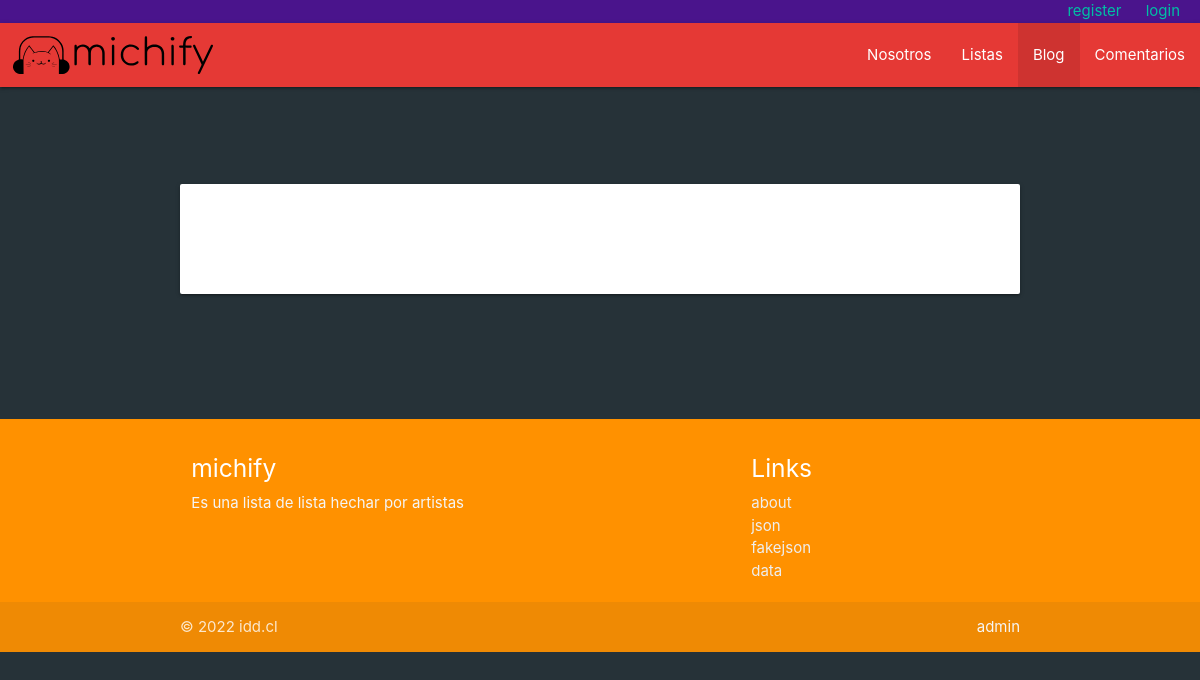
Before: /blog with the older database file.
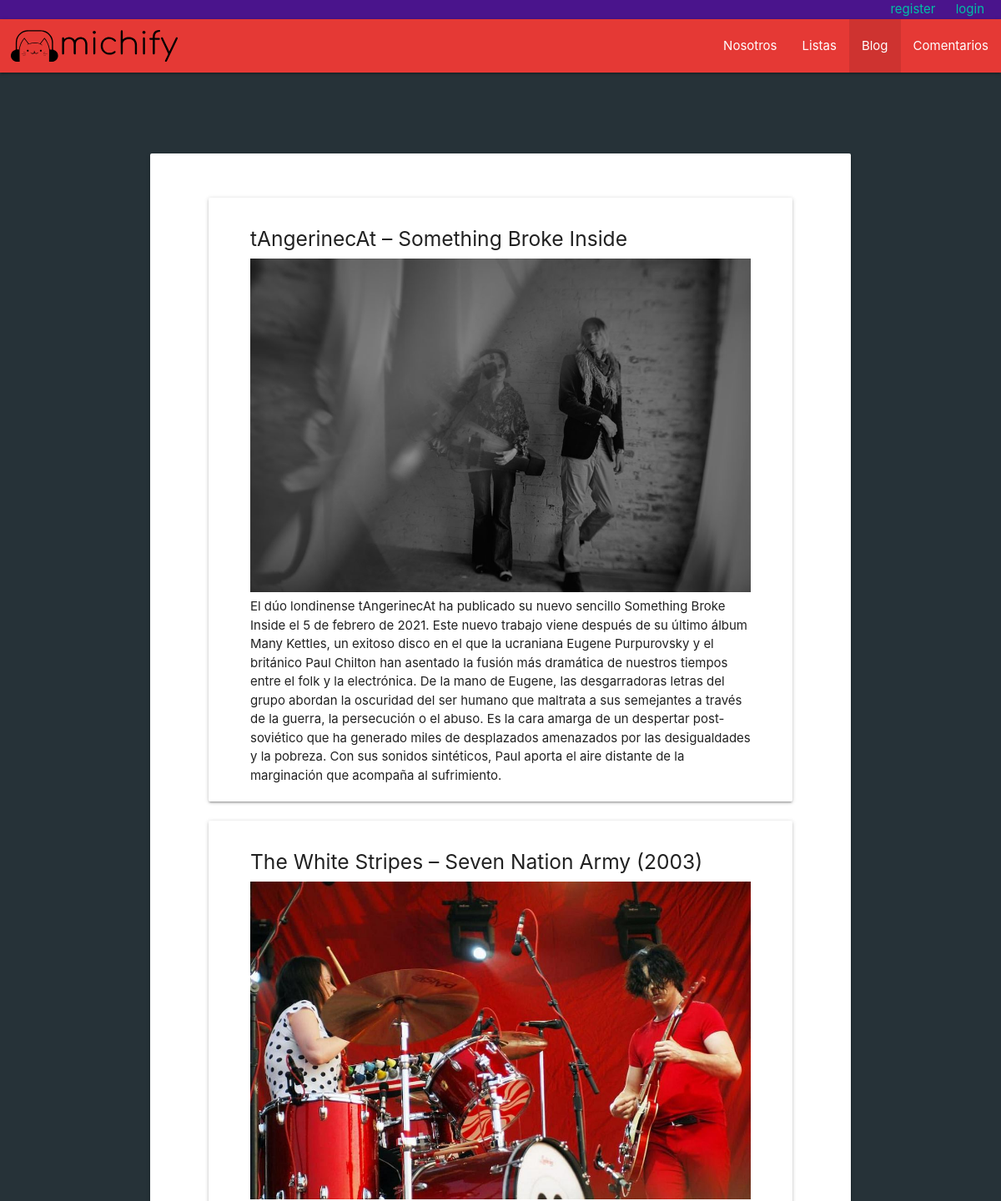
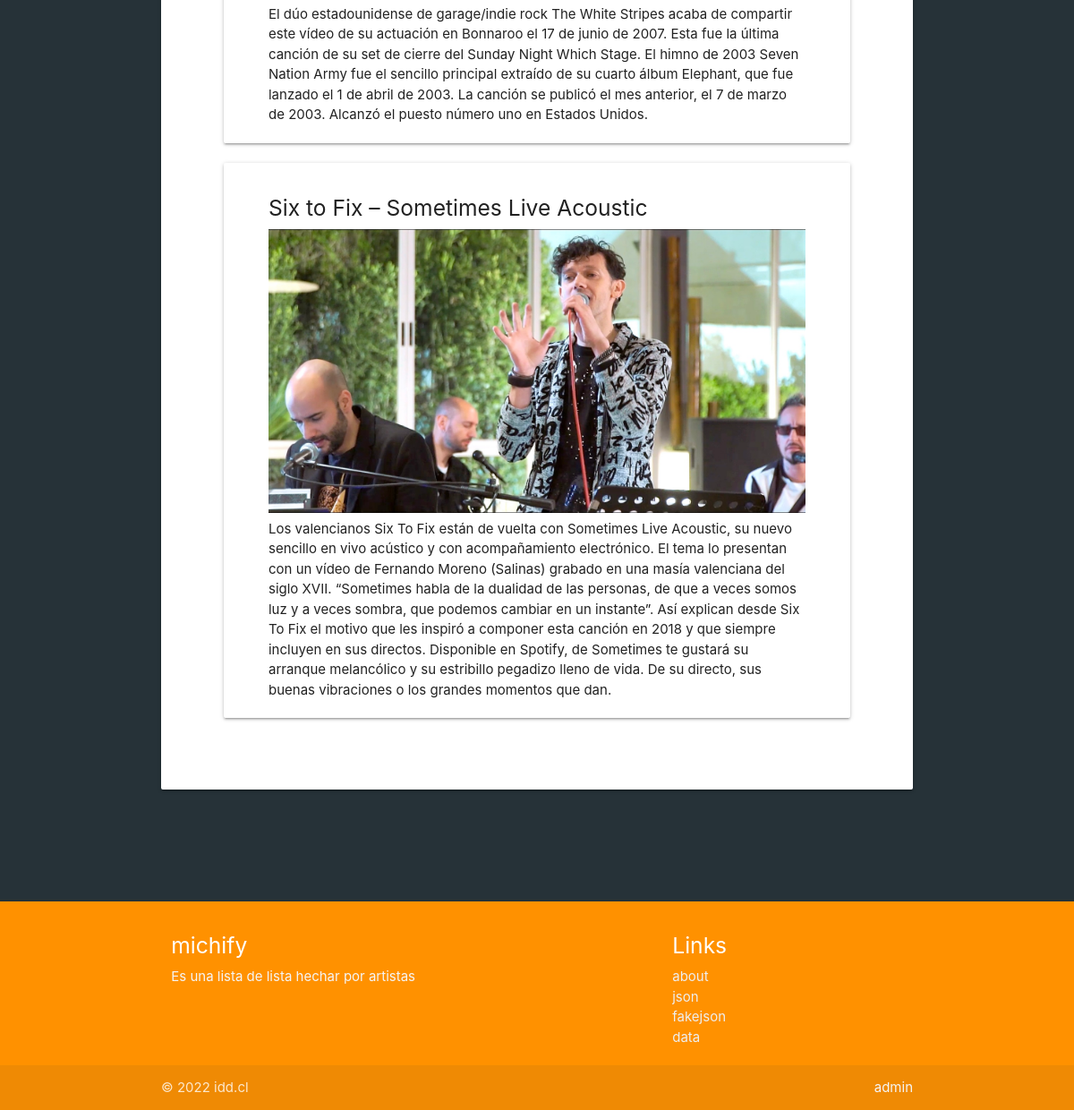
After: the same page with the newer database file (2 pictures, top to bottom).
### web/models.py (models this page shows)
class Post(models.Model):
  idm = models.CharField(max_length=100)
  title = models.CharField(max_length=100)
  text = models.TextField()
  photo = models.ImageField(
    upload_to='media/photo_posts',
    default='media/default/default.jpg',
    blank=True)

### web/views.py (the view)
# urls.py: path('blog', views.blog, name='blog'),
def blog(request):
  post_results = Post.objects.all()
  return render(request,"web/blog.html",{'post_results':post_results,'sel':'blog'})

### web/templates/web/blog.html (shortened to what this page needs)
{% extends './base.html' %}
{% load static %}
{% block content %}
<div class="container">
    <div class="row">
        <br><br><br><br>
        <div class="col-md-12 card">
            <br><br>
            <div class="row">
            {% for item in post_results %}
                <div class="col card section s10 offset-s1" style="padding:20px 50px;">
                    <h5>{{ item.title }}</h5>
                    <img src="{{ item.photo }}"/>
                    <p>{{ item.text }}</p>
                </div>
            {% endfor %}
            </div>
            <br><br>
      </div>
      <br><br><br><br>
    </div>
  </div>
{% endblock %}

### web/templates/web/base.html (shortened to what this page needs)
{% load static %}
<!DOCTYPE html>
<html lang="en">
<head>
    <link rel="stylesheet" href="https://cdnjs.cloudflare.com/ajax/libs/materialize/1.0.0/css/materialize.min.css">
    <link rel="stylesheet" href="{% static '/web/css/style.css' %}">
</head>
<body class="blue-grey darken-4">
  <div class="bar_log purple darken-4">
    {% if user.is_authenticated %}
    <div class="log">
      <span class="pink-text text-accent-1">
      Hola {{user.first_name}} {{user.last_name}} !
      </span>
    </div>
    <div class="log">
      <a class="pink-text text-accent-1" href="{% url 'my_messages' %}">mis comentarios</a>
      <a class="teal-text text-accent-4" href="{% url 'logout' %}">logout</a>
    </div>
    {% else %}
    <div class="log">
      <a class="teal-text text-accent-4" href="{% url 'register_user' %}">register</a>
      <a class="teal-text text-accent-4" href="{% url 'login' %}">login</a>
    </div>
    {% endif %}
  </div>
    <nav>
        <div class="nav-wrapper">
            <a href="{% url 'home' %}" class="brand-logo">
              <img class="logo" src="{% static '/web/img/isologo.svg' %}" alt="Michify">
            </a>
            <ul class="right hide-on-med-and-down">
              <li {% if sel == 'about' %} class="active" {% endif %}><a href="{% url 'about' %}">Nosotros</a></li>
              <li {% if sel == 'all' %} class="active" {% endif %}><a href="{% url 'all' %}">Listas</a></li>
              <li {% if sel == 'blog' %} class="active" {% endif %}><a href="{% url 'blog' %}">Blog</a></li>
              <li {% if sel == 'contact' %} class="active" {% endif %}><a href="{% url 'contact' %}">Comentarios</a></li>
            </ul>
        </div>
    </nav>
    {% block content %}contenido{% endblock content %}
    <footer class="page-footer cyan darken-1">
        <div class="container">
          <div class="row">
            <div class="col l6 s12 m8">
              <h5 class="white-text">michify</h5>
              <p class="grey-text text-lighten-4">Es una lista de lista hechar por artistas</p>
            </div>
            <div class="col l4 offset-l2 s12 m4">
              <h5 class="white-text">Links</h5>
              <ul>
                <li><a class="grey-text text-lighten-3" href="{% url 'about' %}">about</a></li>
                <li><a class="grey-text text-lighten-3" href="{% url 'json' %}">json</a></li>
                <li><a class="grey-text text-lighten-3" href="{% url 'fakejson' %}">fakejson</a></li>
                <li><a class="grey-text text-lighten-3" href="{% url 'data' %}">data</a></li>
              </ul>
            </div>
          </div>
        </div>
        <div class="footer-copyright">
          <div class="container">
          © 2022 idd.cl
          <a class="grey-text text-lighten-4 right" href="./admin/">admin</a>
          </div>
        </div>
      </footer>
</body>
</html>

### web/static/web/css/style.css (style rules this page uses)
* { margin: 0; padding: 0; border: 0; }
.bar_log { display: flex; justify-content: space-between; padding: 0 10px; }
.bar_log .log { position: relative; color: #f60284; }
.bar_log .log a { margin: 0 10px; color: #0aefe7; }
.logo { width: 200px; margin: 13px; }
img { width: 100%; }

Changed rows visible on the page:
added Post: title "tAngerinecAt – Something Broke Inside", photo (picture), text "El dúo londinense tAngerinecAt ha publicado su nuevo sencillo Something Broke Inside el 5 de febrero de 2021. Este nuevo trabajo viene después de su último álbum Many Kettles, un exitoso disco en el que la ucraniana Eugene Purpurovsky y el británico Paul Chilton han asentado la fusión más dramática de nuestros tiempos entre el folk y la electrónica. De la mano de Eugene, las desgarradoras letras del grupo abordan la oscuridad del ser humano que maltrata a sus semejantes a través de la guerra, la persecución o el abuso. Es la cara amarga de un despertar post-soviético que ha generado miles de desplazados amenazados por las desigualdades y la pobreza. Con sus sonidos sintéticos, Paul aporta…"
added Post: title "The White Stripes – Seven Nation Army (2003)", photo (picture), text "El dúo estadounidense de garage/indie rock The White Stripes acaba de compartir este vídeo de su actuación en Bonnaroo el 17 de junio de 2007. Esta fue la última canción de su set de cierre del Sunday Night Which Stage. El himno de 2003 Seven Nation Army fue el sencillo principal extraído de su cuarto álbum Elephant, que fue lanzado el 1 de abril de 2003. La canción se publicó el mes anterior, el 7 de marzo de 2003. Alcanzó el puesto número uno en Estados Unidos."
added Post: title "Six to Fix – Sometimes Live Acoustic", photo (picture), text "Los valencianos Six To Fix están de vuelta con Sometimes Live Acoustic, su nuevo sencillo en vivo acústico y con acompañamiento electrónico. El tema lo presentan con un vídeo de Fernando Moreno (Salinas) grabado en una masía valenciana del siglo XVII. “Sometimes habla de la dualidad de las personas, de que a veces somos luz y a veces sombra, que podemos cambiar en un instante”. Así explican desde Six To Fix el motivo que les inspiró a componer esta canción en 2018 y que siempre incluyen en sus directos. Disponible en Spotify, de Sometimes te gustará su arranque melancólico y su estribillo pegadizo lleno de vida. De su directo, sus buenas vibraciones o los grandes momentos que dan."
